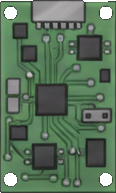
#> input picture Source/Art/objects/elec_d_1.png, 116 x 193 px, given in place of RiimbaStation_south.png, which was not available
$ python make_about_art.py
#> lines starting #> are read from the running program, lines starting #| are printed output that depends on the picture; pictures that were not available may be replaced by others from this repository, and a replacement may not be noted
#!/usr/bin/env python3
"""Builds About/Preview.png and About/ModIcon.png from the real sprites.

Composited from the shipped textures rather than drawn separately, so the store page
cannot drift from what is actually in the game. Re-run it after any texture change.

RimWorld looks for both at those exact filenames under About/ - see
ModMetaData.PreviewImagePath and ModIconImagePath - so no path entry is needed in
About.xml.

    python3 Riimba/Source/Art/make_about_art.py      # from the repo root
"""

import os
import sys

from PIL import Image, ImageDraw, ImageFont

sys.path.insert(0, os.path.dirname(os.path.abspath(__file__)))

from riimba_draw import TEAL  # noqa: E402

PREVIEW = (640, 360)
ICON = (256, 256)

UNIT_DIR = os.path.join("Riimba", "Textures", "Things", "Pawn", "Riimba")
STATION_DIR = os.path.join("Riimba", "Textures", "Things", "Building", "Riimba")
ABOUT_DIR = os.path.join("Riimba", "About")

# A mid-grey floor with a slight green cast, which is roughly what RimWorld's sterile
# tile reads as under the default lighting. The art has to survive being seen on that,
# not on white.
FLOOR = (86, 92, 88)
FLOOR_DARK = (66, 72, 69)

FONT_CANDIDATES = [
    "/usr/share/fonts/truetype/dejavu/DejaVuSans-Bold.ttf",
    "/usr/share/fonts/truetype/liberation/LiberationSans-Bold.ttf",
    "/System/Library/Fonts/Supplemental/Arial Bold.ttf",
    "C:\\Windows\\Fonts\\arialbd.ttf",
]


def load_font(size):
    for path in FONT_CANDIDATES:
        if os.path.exists(path):
            try:
                return ImageFont.truetype(path, size)
            except OSError:
                continue

    # Better a preview with no title than no preview at all.
    return None


def tiled_floor(size):
    """A checkered floor, so the sprites are seen against something with the same
    spatial frequency as the game's own tiles rather than against flat colour."""
    image = Image.new("RGBA", size, FLOOR + (255,))
    draw = ImageDraw.Draw(image)
    tile = 40

    for y in range(0, size[1], tile):
        for x in range(0, size[0], tile):
            if (x // tile + y // tile) % 2 == 0:
                draw.rectangle((x, y, x + tile - 1, y + tile - 1), fill=FLOOR_DARK + (255,))

    # Grid lines, faint, to finish the tile read.
    for x in range(0, size[0], tile):
        draw.line((x, 0, x, size[1]), fill=(58, 63, 60, 255))
    for y in range(0, size[1], tile):
        draw.line((0, y, size[0], y), fill=(58, 63, 60, 255))

    return image


def scaled(path, height=None, width=None):
    image = Image.open(path).convert("RGBA")

    if height:
        scale = height / image.height
    else:
        scale = width / image.width

    return image.resize((max(1, int(image.width * scale)), max(1, int(image.height * scale))),
                        Image.LANCZOS)


def build_preview():
    canvas = tiled_floor(PREVIEW)
#> in tiled_floor, `image = Image.new("RGBA", size, FLOOR + (255,))`:
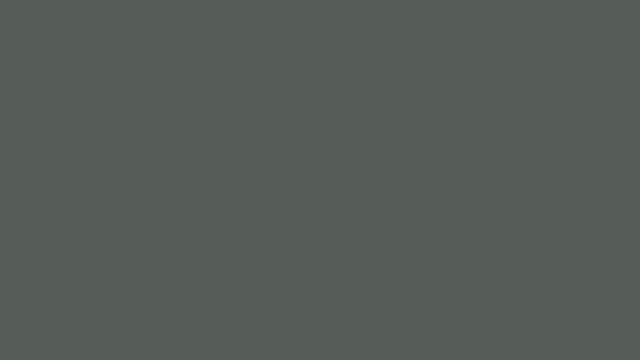
#> image: PIL image 640x360 RGBA; mean R, G, B, A 86, 92, 88, 255

    # The station across the middle, at three tiles wide against the 40px tile above.
    station = scaled(os.path.join(STATION_DIR, "RiimbaStation_south.png"), width=300)
    station_pos = (int(PREVIEW[0] / 2 - station.width / 2), 150)
    canvas.alpha_composite(station, station_pos)

    # One unit on a bay, two out working - which is the mod in one picture.
    unit_south = scaled(os.path.join(UNIT_DIR, "Riimba_south.png"), width=86)
    unit_east = scaled(os.path.join(UNIT_DIR, "Riimba_east.png"), width=86)
    unit_north = scaled(os.path.join(UNIT_DIR, "Riimba_north.png"), width=86)

    docked_x = station_pos[0] + station.width // 2 - unit_south.width // 2
    canvas.alpha_composite(unit_south, (docked_x, station_pos[1] + station.height - 24))

    # Both working units sit clear of the title band. The north one used to be at y=60
    # and the band cut its top off.
    canvas.alpha_composite(unit_east, (74, 236))
    canvas.alpha_composite(unit_north, (PREVIEW[0] - 74 - unit_north.width, 140))

    # A couple of messes for the working units to be heading towards.
    draw = ImageDraw.Draw(canvas)
    for cx, cy, r, colour in ((150, 300, 15, (96, 66, 52, 190)),
                              (505, 206, 13, (120, 46, 46, 190)),
                              (492, 232, 9, (120, 46, 46, 160))):
        draw.ellipse((cx - r, cy - r, cx + r, cy + r), fill=colour)

    title = load_font(44)
    subtitle = load_font(21)

    if title and subtitle:
        # A dark band behind the text. Type straight onto a busy tiled floor is
        # unreadable at the thumbnail size the workshop actually shows.
        band = Image.new("RGBA", (PREVIEW[0], 108), (18, 20, 24, 208))
        canvas.alpha_composite(band, (0, 10))

        draw = ImageDraw.Draw(canvas)
        draw.text((32, 26), "RIIMBA", font=title, fill=(238, 242, 245, 255))
        draw.text((32, 78), "semi-autonomous cleaning drones", font=subtitle,
                  fill=TEAL + (255,))

    return canvas.convert("RGB")


def build_icon():
    """The unit alone, filling the frame. An icon is shown at about 32px in the mod
    list, where a station with three bays on it is an indistinct grey bar - the disc
    with one teal eye still reads."""
    canvas = Image.new("RGBA", ICON, (0, 0, 0, 0))

    unit = scaled(os.path.join(UNIT_DIR, "Riimba_south.png"), width=ICON[0])
    canvas.alpha_composite(unit, (0, (ICON[1] - unit.height) // 2))

    return canvas


def main():
    os.makedirs(ABOUT_DIR, exist_ok=True)

    preview_path = os.path.join(ABOUT_DIR, "Preview.png")
    build_preview().save(preview_path)
#> in build_preview, `canvas = tiled_floor(PREVIEW)`:
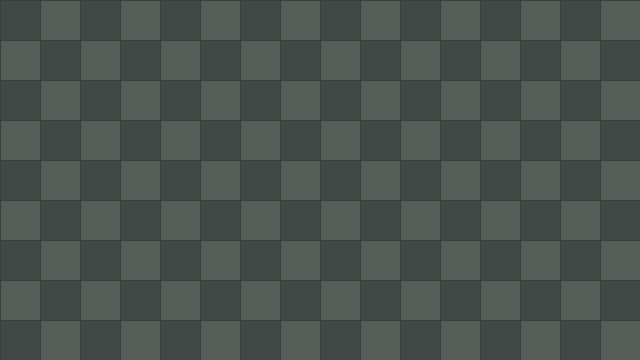
#> canvas: PIL image 640x360 RGBA; mean R, G, B, A 75.1, 81.1, 77.6, 255
#> in scaled, image is the input picture: PIL image 116x193 RGBA; mean R, G, B, A 86.4, 109.4, 86.9, 248
#> in scaled, `return image.resize((max(1, int(image.width * scale)), max(1, int(imag..`:
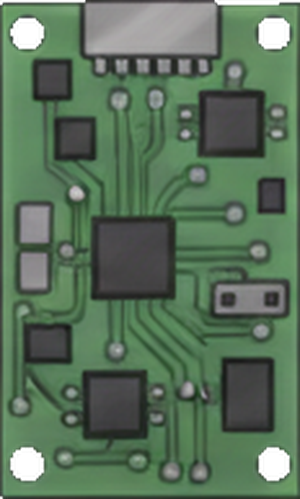
#> returned value: PIL image 300x499 RGBA; mean R, G, B, A 83.5, 108.5, 84.7, 247.9; transparent parts drawn white
#> in build_preview, `canvas.alpha_composite(station, station_pos)`:
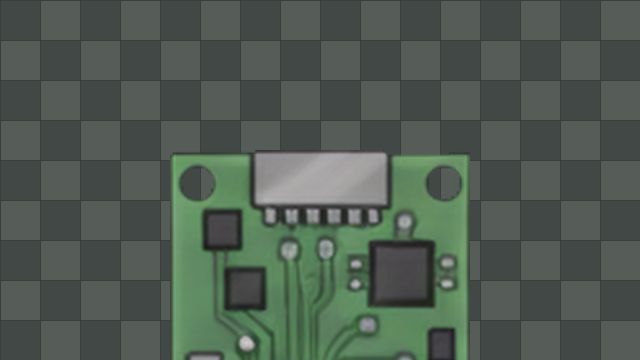
#> canvas: PIL image 640x360 RGBA; mean R, G, B, A 79.7, 90.8, 81.8, 255
#> call 2 of scaled, with width = 86
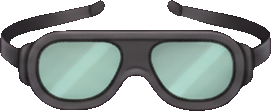
#> input picture Source/Art/objects/elec_f_2.png, 271 x 111 px, given in place of Riimba_south.png, which was not available
#> in scaled, image is the input picture: PIL image 271x111 RGBA; mean R, G, B, A 128.5, 100.5, 117.8, 160.2
#> in scaled (call 2), `return image.resize((max(1, int(image.width * scale)), max(1, int(imag..`:
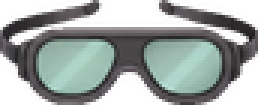
#> returned value: PIL image 86x35 RGBA (shown 3 times larger); mean R, G, B, A 73.9, 79.7, 78.4, 160.2; transparent parts drawn white
    print(f"wrote {preview_path}")

    icon_path = os.path.join(ABOUT_DIR, "ModIcon.png")
    build_icon().save(icon_path)
    print(f"wrote {icon_path}")


if __name__ == "__main__":
#> (the run stopped early here; a loop or call above may not have finished)
